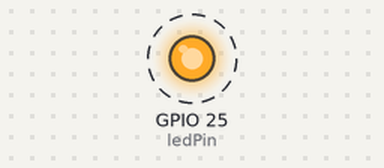
The sketch below on a simulated ESP32. On the bench: output pins drawn as LEDs (lit = HIGH). Dashed ring = blinking.

Above: at 0.5 s.
Timing chart, 0 to 4.6 s (numbered marks = the images above):
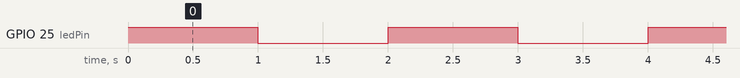

Measured:
- by itself, GPIO 25 (ledPin): alternates HIGH for 1.0 s and LOW for 1.0 s

The sketch:

Test.ino
```cpp
// 内蔵LEDはGPIO 25に接続されています
const int ledPin = 25;

void setup() {
  // LEDピンを出力モードに設定
  pinMode(ledPin, OUTPUT);
}

void loop() {
  // LEDを点灯
  digitalWrite(ledPin, HIGH);
  delay(1000); // 1秒間点灯

  // LEDを消灯
  digitalWrite(ledPin, LOW);
  delay(1000); // 1秒間消灯
}
```
